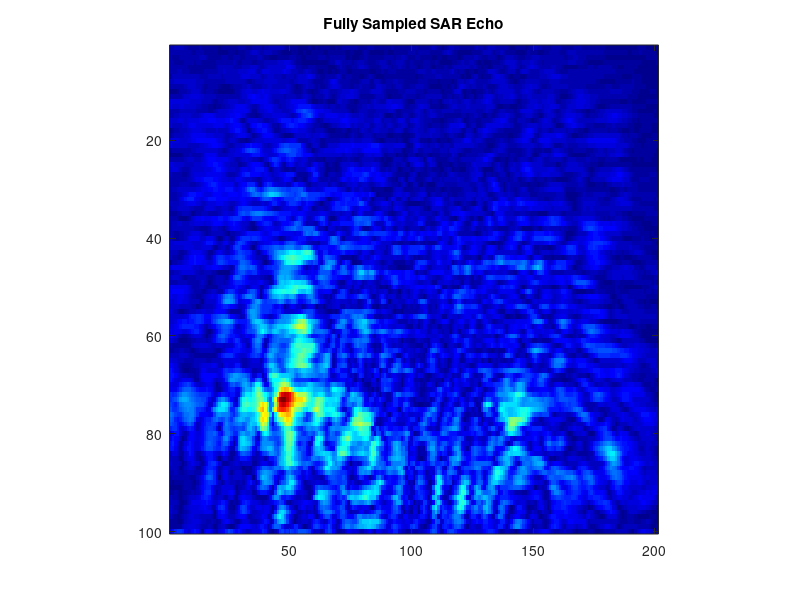
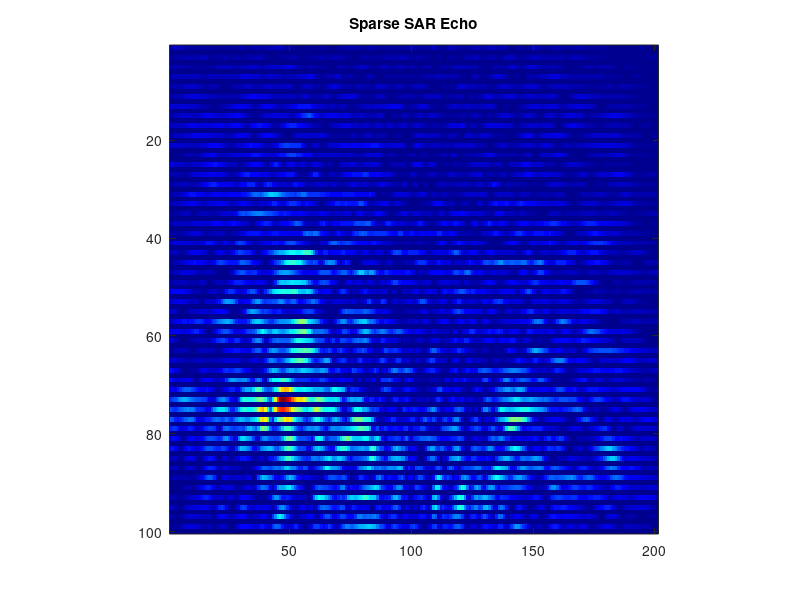

Write MATLAB code to recreate these figures, in order. (Note: this script raises an error after producing the figures.)
clear
close all
clc
tic;

%% load data

addpath('utils');
data=load('sardata.mat');
data=data.sardata;
sarData=data.range_slice;
figure;imagesc(abs(sarData));axis square;colormap('jet');             % range slice echo
title 'Fully Sampled SAR Echo';
xyz=data.slice_xyz;                                                   % dx dy and distance z0
params=data.params;

%% chose MC methods(TCTA/TVNNA)

IS_TCTA  = 0;
IS_TVNNA = 1;

%% imaging parameters

dx=xyz.dx;
dy=xyz.dy;                        % sampling interval at x,y axis in mm
z0=xyz.distance;                  % distance of radar and target at mm
f0=params.f0;                     % start frequency
c=params.c;                       % speed of light
fslope=params.fslope;             % slope const (Hz/sec)
fs=params.fs;                     % sampling rate (sps)
num_sample=params.num_sample;     % number of sampling points at z axis
nFFTspace=params.nFFTspace;       % number of FFT points for wave-domain
k = 2*pi*f0/c;                    % wave number
imSize =400;                      % image size at mm
amplitude=-40;                    % amplitude of [-40,0] dB after normalization

%% mask of different sparse sampling pattern

[M,N]= size(sarData);mask=zeros(M,N);

%% random sparse

% samp_rate = 0.2; chosen = randperm(M*N,round(samp_rate*M*N)); mask(chosen)=1;                                 % random: 20%

%% structured sparse

% % uniform sparse

masknum=2;mask([1:masknum:end],:)=1;                                                                          % row: 50%

% masknum=4;mask([1:masknum:end],:)=1;                                                                          % row: 25%

% masknum=2;mask(:,[1:masknum:end])=1;                                                                          % column: 50%

% masknum=4;mask(:,[1:masknum:end])=1;                                                                          % column: 25%


% % non-uniform

% mask([1,3,4,7,9,10,12,14,15,18,20,21,24,26,29,31,32,34,36,39,41,43,45,47,49, ...
%     50,53,55,58,59,61,62,65,67,69,70,72,75,76,79,80,82,84,87,88,90,93,95,97,100],:)=1;                        % row 50%

% mask([3,7,10,12,16,20,22,26,31,36,39,42,44,48,53,57,58,61,64,67,70,72,75,79,82,84,87,90,93,97],:)=1;          % row 30%

% mask([7,11,15,22,27,32,36,39,42,45,48,51,53,57,61,65,68,71,75,78,81,84,88,93,96],:)=1;                        % row 25%

% mask([11,15,22,27,33,39,43,48,52,56,60,63,67,70,73,78,81,84,88,93],:)=1;                                      % row 20%

% mask([7,15,25,36,42,48,54,59,64,70,76,81,87,90,96],:)=1;                                                      % row 15%

% mask(:,[1,3,10,12,16,20,25,26,30,32,36,39,44,48,50,52,57,61,66,68,70,72,75,79, ...
%     82,84,87,88,93,97,101,105,109,111,115,119,124,125,129,131,135,138,143,147, ...
%     149,151,156,160,165,167,169,171,174,178,181,183,186,187,192,196])=1;                                      % column 30%

% mask(:,[3,6,12,14,20,25,28,32,39,45,47,57,51,61,66,70,74,79,82,88,93,96,101, ...
%     107,112,118,127,124,136,133,141,147,154,158,163,169,172,177,184,181,190,197])=1;                          % column 20%

% mask(:,[7,15,22,29,36,42,48,57,64,71,78,84,90,96,100,102,109,115,122,127,136, ...
%     142,148,157,164,171,178,184,190,193,197])=1;                                                              % column 15%


% zigzag sparse sample

% masknum=2;mask([1:masknum*2:M,4:masknum*2:M],1:100)=1;mask([2:masknum*2:M,3:masknum*2:M],101:N)=1;            % 50%

% masknum=3;mask([1:masknum*2:M,6:masknum*2:M],1:67)=1;
% mask([2:masknum*2:M,5:masknum*2:M],68:133)=1;mask([3:masknum*2:M,4:masknum*2:M],134:N)=1;                     % 33.3%

% masknum=4;mask([1:masknum*2:M,8:masknum*2:M],1:50)=1;mask([2:masknum*2:M,7:masknum*2:M],51:100)=1;
% mask([3:masknum*2:M,6:masknum*2:M],101:150)=1;mask([4:masknum*2:M,5:masknum*2:M],151:N)=1;                    % 25%


sarData=sarData.*mask;                                       % mask
figure;imagesc(abs(sarData));axis square;colormap('jet');
title 'Sparse SAR Echo';

percent=nnz(sarData)/numel(sarData);                         % percent
fprintf('percent=%.6f\n',percent);
maxMod=max(abs(sarData(:)));sarData=sarData/maxMod;          % normalization

%% matrix completion(TCTA/TVNNA)

if IS_TCTA
    mu0=2;                                               % ADMM penalty parameter
    e_rank=20;                                           % e_rank
    P=e_rank/2;                                          % pencil parameter
    Q=P;                                                 % pencil parameter
    maxIter_K=30;                                        % iterations
    sarData=TCTA(sarData,P,Q,mu0,maxIter_K,e_rank);      % toeplitz-column-toeplitz ADMM (TCTA)
end

if IS_TVNNA
    lambda=1/percent;                                    % smoothness parameter
    rho=1;                                               % ADMM penalty parameter
    mu1=1.25;                                            % penalty parameter multiplier
    maxIter=100;                                         % iterations
    tol=1e-6;                                            % tolerance
    sarData=TVNNA(sarData,lambda,rho,mu1,maxIter,tol);   % Total Variation and Nuclear Norm ADMM (TVNNA)
end

figure;imagesc(abs(sarData));axis square;colormap('jet');
title 'Reconstructed SAR Echo After MC(TCTA/TVNNA)';

%% rma 2d imaging

RMA_2D(dx,dy,k,z0,sarData,nFFTspace,amplitude,imSize);   % imaging of one range slice

ReconstrcutAndImagingTime = toc;
fprintf('Reconstruction and imaging time=%.6f\n',ReconstrcutAndImagingTime);
